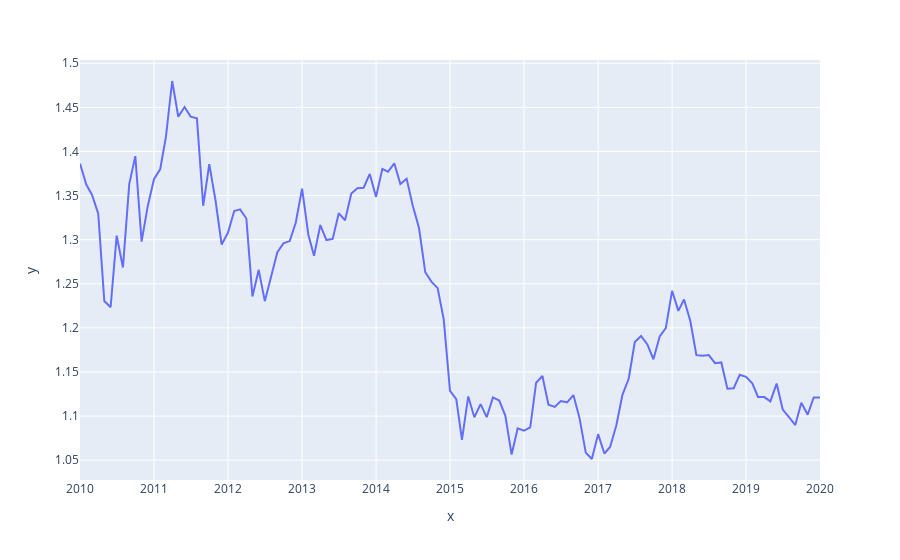

Write notebook code for a chart like this one.
### Code cell
px.line(
    x=rate["Date"],
    y=rate["EUR="]
)
